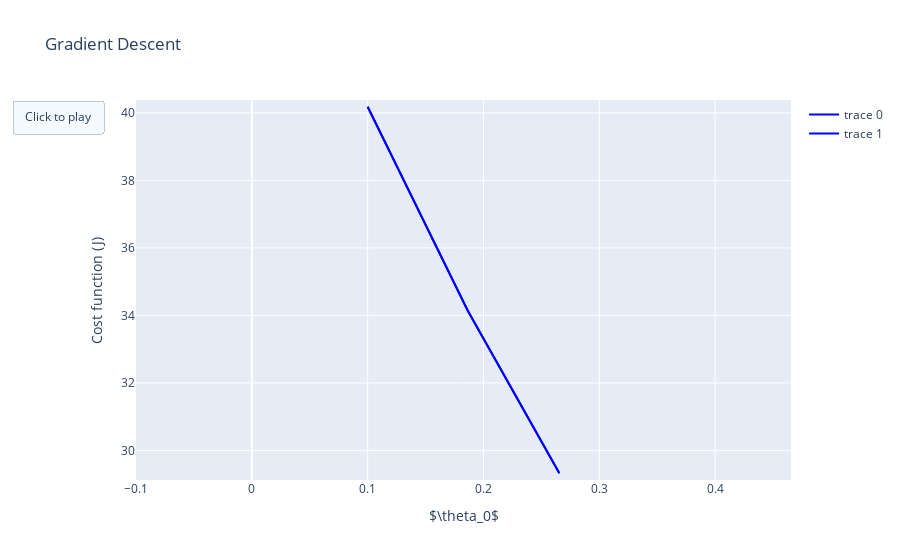

Notebook code cell kept with this figure:
### Code cell
import plotly.graph_objects as go
import numpy as np

_x = list(_x)
_y = list(_y)
xm = np.min(_x) - 0.2
xM = np.max(_x) + 0.2
ym = np.min(_y) - 0.2
yM = np.max(_y) + 0.2
N = len(_x)

fig = go.Figure(
  data=[
    go.Scatter(x=_x, y=_y, mode="lines", line=dict(width=2, color="blue"))
    , go.Scatter(x=_x, y=_y, mode="lines", line=dict(width=2, color="blue"))
  ]
  , layout=go.Layout(
      xaxis=dict(range=[xm, xM])
      , yaxis=dict(range=[ym, yM])
      , title_text="Gradient Descent"
      , hovermode="closest"
      , xaxis_title=r"$\theta_0$"
      , yaxis_title="Cost function (J)"
      , updatemenus=[dict(type="buttons", buttons=[dict(label="Click to play", method="animate", args=[None])])]
    )
  , frames=[go.Frame(data=[go.Scatter(x=[_x[k]], y=[_y[k]], mode="markers", marker=dict(color="red", size=10))]) for k in range(0,N,5)]
)
fig.show()

### Figure 1 — Plotly figure (JSON) as saved in the notebook; plotly's stock layout.template omitted (floating-point values rounded to 4 significant figures)
{"data": [{"line": {"color": "blue", "width": 2}, "mode": "lines", "type": "scatter", "x": [0.1, 0.1863, 0.2655], "y": [40.18, 34.14, 29.32]}, {"line": {"color": "blue", "width": 2}, "mode": "lines", "type": "scatter", "x": [0.1, 0.1863, 0.2655], "y": [40.18, 34.14, 29.32]}], "layout": {"hovermode": "closest", "title": {"text": "Gradient Descent"}, "updatemenus": [{"buttons": [{"args": [null], "label": "Click to play", "method": "animate"}], "type": "buttons"}], "xaxis": {"range": [-0.1, 0.4655], "title": {"text": "$\\theta_0$"}}, "yaxis": {"range": [29.12, 40.38], "title": {"text": "Cost function (J)"}}}}
